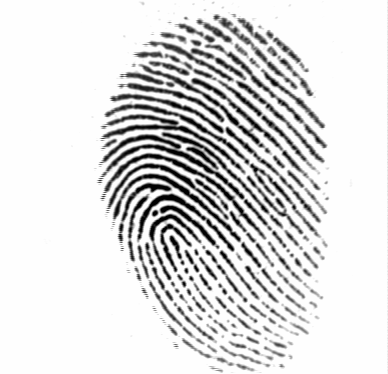
#> input picture database/101_1.tif, 388 x 374 px, found by its file name
$ python fingerdb.py
#> lines starting #> are read from the running program, lines starting #| are printed output that depends on the picture
import cv2
import numpy as np
orb = cv2.ORB_create()

# Read Images
train = cv2.imread('101_1.tif',0)
#> train is the input picture: shape (374, 388); min 1, max 254, mean 220.7
test = cv2.imread('101_3.tif',0)
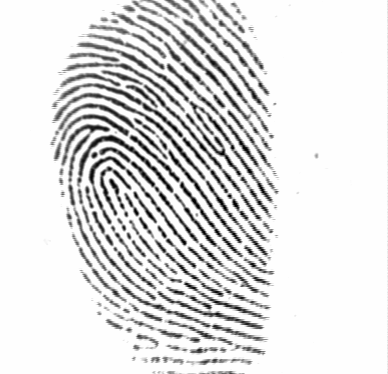
#> input picture database/101_3.tif, 388 x 374 px, found by its file name
#> test is the input picture: shape (374, 388); min 1, max 254, mean 223.6

# Find Descriptors
kp1,trainDes1 = orb.detectAndCompute(train, None)
#> kp1 = 500 keypoints; strongest (x, y, size): (154, 214, 31), (169, 230, 53.6), (168, 230, 64.3), (154, 213, 44.6)
kp2,testDes2  = orb.detectAndCompute(test, None)
#> kp2 = 500 keypoints; strongest (x, y, size): (184, 243, 31), (229, 195, 31), (137, 214, 31), (94, 156, 37.2)

# Create BFMatcher and add cluster of training images. One for now.
bf = cv2.BFMatcher(cv2.NORM_L1,crossCheck=False) # crossCheck not supported by BFMatcher
clusters = np.array([trainDes1])
bf.add(clusters)

# Train: Does nothing for BruteForceMatcher though.
bf.train()

matches = bf.match(testDes2)
#> matches = 500 matches
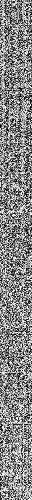
#> testDes2: shape (500, 32); min 0, max 255, mean 134
matches = sorted(matches, key = lambda x:x.distance)

# Since, we have index of only one training image,
# all matches will have imgIdx set to 0.
print('Length:',len(matches))
#| Length: 500
for i in range(len(matches)):
    print(matches[i].imgIdx)
#> this loop made 500 passes
#| 0
#| 0
#| 0
#| 0
#| 0
#| 0
#| 0
#| 0
#> (further printed lines are left out)
